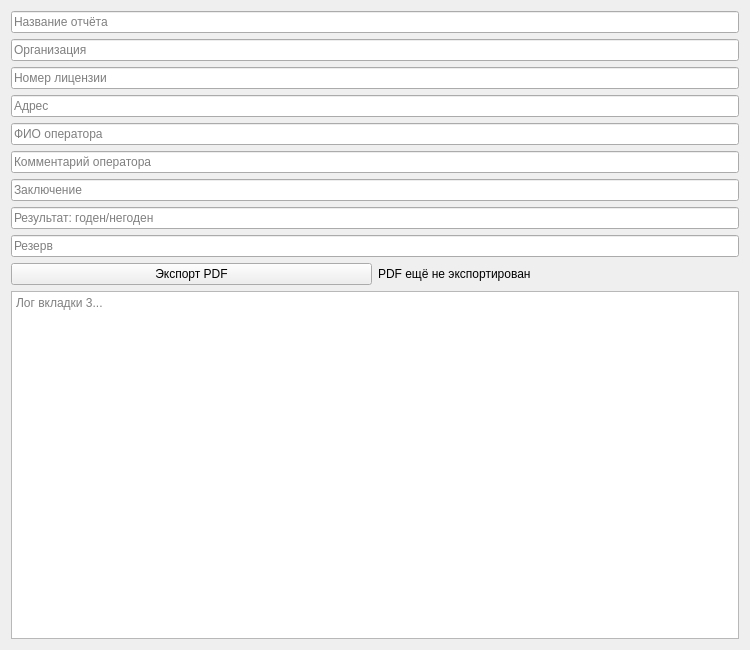
<?xml version="1.0" encoding="UTF-8"?>
<ui version="4.0">
 <class>TestProtocolTabWidget</class>
 <widget class="QWidget" name="TestProtocolTabWidget">
  <property name="geometry">
   <rect>
    <x>0</x>
    <y>0</y>
    <width>750</width>
    <height>650</height>
   </rect>
  </property>
  <layout class="QVBoxLayout" name="verticalLayoutRoot">
   <item>
    <widget class="QLineEdit" name="lineEditTitle">
     <property name="placeholderText">
      <string>Название отчёта</string>
     </property>
    </widget>
   </item>
   <item>
    <layout class="QGridLayout" name="gridLayoutTestProtocol">
     <item row="0" column="0">
      <widget class="QLineEdit" name="lineEditLine0">
       <property name="placeholderText">
        <string>Организация</string>
       </property>
      </widget>
     </item>
     <item row="1" column="0">
      <widget class="QLineEdit" name="lineEditLine1">
       <property name="placeholderText">
        <string>Номер лицензии</string>
       </property>
      </widget>
     </item>
     <item row="2" column="0">
      <widget class="QLineEdit" name="lineEditLine2">
       <property name="placeholderText">
        <string>Адрес</string>
       </property>
      </widget>
     </item>
     <item row="3" column="0">
      <widget class="QLineEdit" name="lineEditLine3">
       <property name="placeholderText">
        <string>ФИО оператора</string>
       </property>
      </widget>
     </item>
     <item row="4" column="0">
      <widget class="QLineEdit" name="lineEditLine4">
       <property name="placeholderText">
        <string>Комментарий оператора</string>
       </property>
      </widget>
     </item>
     <item row="5" column="0">
      <widget class="QLineEdit" name="lineEditLine5">
       <property name="placeholderText">
        <string>Заключение</string>
       </property>
      </widget>
     </item>
     <item row="6" column="0">
      <widget class="QLineEdit" name="lineEditLine6">
       <property name="placeholderText">
        <string>Результат: годен/негоден</string>
       </property>
      </widget>
     </item>
     <item row="7" column="0">
      <widget class="QLineEdit" name="lineEditLine7">
       <property name="placeholderText">
        <string>Резерв</string>
       </property>
      </widget>
     </item>
    </layout>
   </item>
   <item>
    <layout class="QHBoxLayout" name="horizontalLayoutExport">
     <item>
      <widget class="QPushButton" name="buttonExportPdf">
       <property name="text">
        <string>Экспорт PDF</string>
       </property>
      </widget>
     </item>
     <item>
      <widget class="QLabel" name="labelExportStatus">
       <property name="text">
        <string>PDF ещё не экспортирован</string>
       </property>
      </widget>
     </item>
    </layout>
   </item>
   <item>
    <widget class="QPlainTextEdit" name="plainTextEditLog">
     <property name="readOnly">
      <bool>true</bool>
     </property>
     <property name="placeholderText">
      <string>Лог вкладки 3...</string>
     </property>
    </widget>
   </item>
  </layout>
 </widget>
 <resources/>
 <connections/>
</ui>
